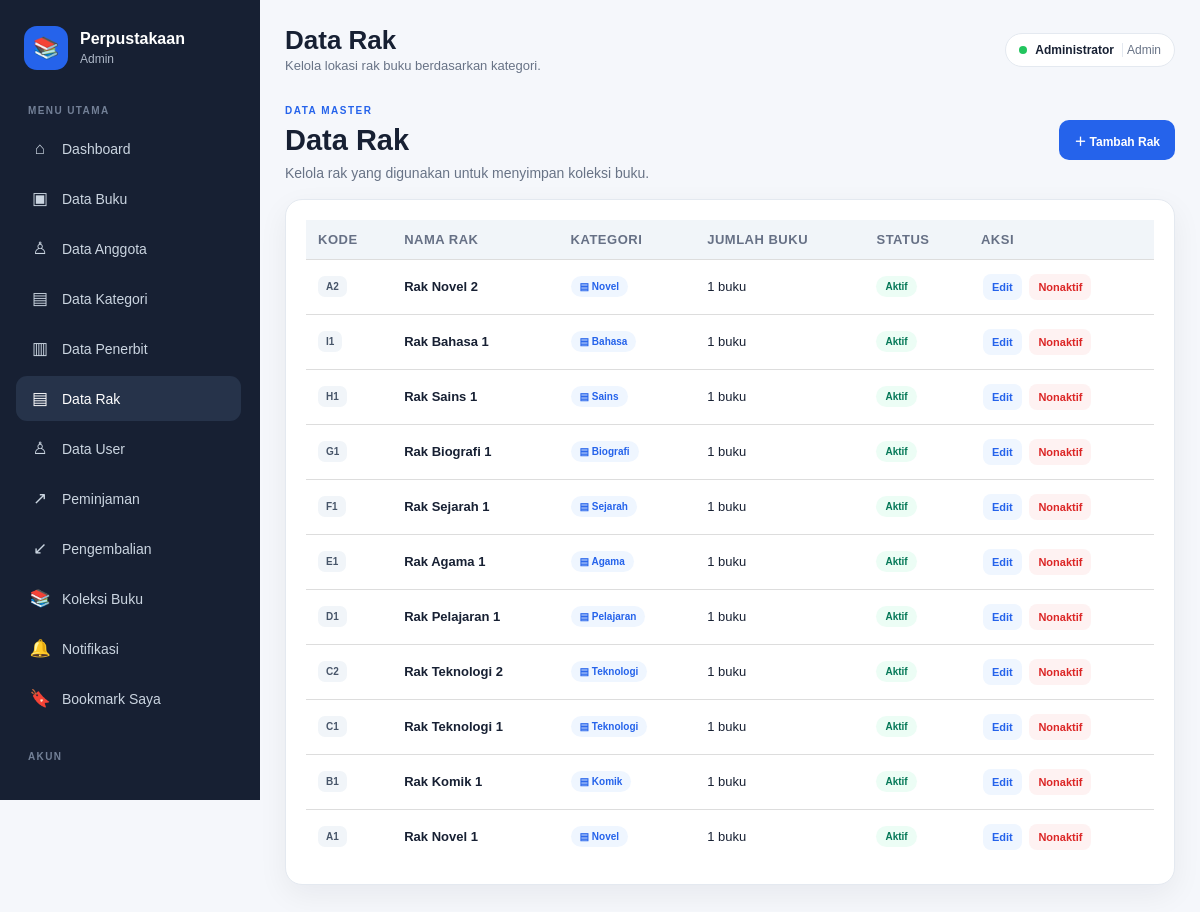
Page /rak/index.php (signed in) on the committed database.
### tables this page shows
CREATE TABLE `rak` (
  `id` int(10) UNSIGNED NOT NULL,
  `kode_rak` varchar(50) NOT NULL,
  `nama_rak` varchar(100) NOT NULL,
  `kategori_id` int(10) UNSIGNED NOT NULL,
  `status_aktif` tinyint(1) NOT NULL DEFAULT 1
);

CREATE TABLE `kategori` (
  `id` int(10) UNSIGNED NOT NULL,
  `kode_kategori` varchar(20) NOT NULL,
  `nama_kategori` varchar(100) NOT NULL
);

### config/app.php (called while the page is built, shortened)
<?php
function url($path = "")
{
  $path = ltrim($path, "/");
  return BASE_URL . ($path !== "" ? "/" . $path : "");
}
if (!function_exists("e")) {
  function e($value)
  {
    return htmlspecialchars((string) $value, ENT_QUOTES, "UTF-8");
  }
}

### rak/index.php (the view, shortened to what this page needs)
<?php
require_once __DIR__ . '/../config/connection.php';
$rows = $conn->query(
    'SELECT r.id, r.kode_rak, r.nama_rak, r.status_aktif,
            k.nama_kategori, COUNT(b.id) AS jumlah_buku
     FROM rak r
     INNER JOIN kategori k ON k.id = r.kategori_id
     LEFT JOIN buku b ON b.id_rak = r.id
     GROUP BY r.id, r.kode_rak, r.nama_rak, r.status_aktif, k.nama_kategori
     ORDER BY r.id DESC'
);
require_once __DIR__ . '/../includes/layout_header.php';
?>
<section class="page-intro">
    <div>
        <span class="page-label">DATA MASTER</span>
        <h1>Data Rak</h1>
        <p>Kelola rak yang digunakan untuk menyimpan koleksi buku.</p>
    </div>
    <a href="<?= e(url('rak/form.php')) ?>" class="btn primary">＋ Tambah Rak</a>
</section>
<section class="panel">
    <div class="table-wrap">
        <table id="rakTable">
            <thead>
                <tr>
                    <th>Kode</th>
                    <th>Nama Rak</th>
                    <th>Kategori</th>
                    <th>Jumlah Buku</th>
                    <th>Status</th>
                    <th>Aksi</th>
                </tr>
            </thead>
            <tbody>
            <?php if ($rows->num_rows): ?>
                <?php while ($row = $rows->fetch_assoc()): ?>
                    <tr>
                        <td data-label="Kode">
                            <span class="book-code"><?= e($row['kode_rak']) ?></span>
                        </td>
                        <td data-label="Nama Rak"><b><?= e($row['nama_rak']) ?></b></td>
                        <td data-label="Kategori">
                            <span class="category-badge">▤ <?= e($row['nama_kategori']) ?></span>
                        </td>
                        <td data-label="Jumlah Buku"><?= (int)$row['jumlah_buku'] ?> buku</td>
                        <td data-label="Status">
                            <?php if ((int)$row['status_aktif'] === 1): ?>
                                <span class="rak-status active">Aktif</span>
                            <?php else: ?>
                                <span class="rak-status inactive">Nonaktif</span>
                            <?php endif; ?>
                        </td>
                        <td data-label="Aksi" class="actions-cell">
                            <a class="action edit" href="<?= e(url('rak/form.php')) ?>?id=<?= (int)$row['id'] ?>">Edit</a>
                            <form method="post" class="inline-form" onsubmit="return confirm('<?= (int)$row['status_aktif'] === 1 ? 'Nonaktifkan' : 'Aktifkan' ?> rak ini?')">
                                <?php if ((int)$row['status_aktif'] === 1): ?>
                                    <button type="submit" class="action delete">Nonaktif</button>
                                <?php else: ?>
                                    <input type="hidden" name="action" value="aktifkan">
                                    <button type="submit" class="action activate">Aktifkan</button>
                                <?php endif; ?>
                            </form>
                        </td>
                    </tr>
                <?php endwhile; ?>
            <?php else: ?>
                <tr><td colspan="6" class="empty">Belum ada rak.</td></tr>
            <?php endif; ?>
            </tbody>
        </table>
    </div>
</section>
<?php require_once __DIR__ . '/../includes/layout_footer.php'; ?>

### assets/css/style.css (style rules this page uses)
* { box-sizing: border-box; margin: 0; padding: 0; }
:root { --nav: #172033; --nav-2: #26334a; --primary: #2563eb; --primary-dark: #1d4ed8; --bg: #f5f7fb; --white: #ffffff; --text: #172033; --muted: #687386; --border: #e4e9f0; --green: #047857; --red: #b91c1c; --orange: #c2410c; --shadow: 0 10px 30px rgba(15, 23, 42, 0.06); --shadow-hover: 0 15px 35px rgba(15, 23, 42, 0.10); --radius: 12px; --radius-lg: 17px; }
html { scroll-behavior: smooth; }
body { font-family: Arial, Helvetica, sans-serif; background: var(--bg); color: var(--text); min-height: 100vh; }
a { color: inherit; }
button, input, select, textarea { font-family: inherit; }
.hero-panel, .panel, .stat-card, .summary-card, .search-hero, .search-results { background: #ffffff; border: 1px solid var(--border); border-radius: var(--radius-lg); box-shadow: var(--shadow); }
.panel { padding: 20px; margin-bottom: 20px; }
.hero-panel h1, .page-intro h1, .search-hero h1 { font-size: 29px; line-height: 1.25; margin: 4px 0 7px; }
.hero-panel p, .page-intro p, .search-hero p { color: var(--muted); font-size: 14px; }
.page-label { display: inline-block; color: var(--primary); font-size: 10px; font-weight: 800; letter-spacing: 1.5px; }
.page-intro { display: flex; align-items: center; justify-content: space-between; gap: 20px; margin-bottom: 18px; }
.btn { display: inline-flex; align-items: center; justify-content: center; min-height: 40px; padding: 9px 14px; border: 1px solid transparent; border-radius: 10px; text-decoration: none; background: #eef2f7; color: #334155; font-weight: 700; font-size: 12px; cursor: pointer; transition: background 0.18s ease, transform 0.18s ease, filter 0.18s ease; }
.btn.primary { background: var(--primary); color: #ffffff; }
.table-wrap, .table-container { width: 100%; overflow-x: auto; -webkit-overflow-scrolling: touch; }
table { width: 100%; border-collapse: collapse; min-width: 760px; background: #ffffff; }
th, td { padding: 13px 12px; border-bottom: 1px solid var(--border); text-align: left; font-size: 12px; vertical-align: middle; }
th { background: #f8fafc; color: #667085; text-transform: uppercase; font-size: 10px; letter-spacing: 0.5px; white-space: nowrap; }
tbody tr:last-child td { border-bottom: 0; }
table th, table td { padding: 12px; border-bottom: 1px solid #ddd; text-align: left; font-size: 13px; }
table th { background: #f1f5f9; font-weight: bold; }
.book-code { display: inline-flex; padding: 5px 8px; border-radius: 7px; background: #f1f5f9; color: #475569; font-size: 10px; font-weight: 800; white-space: nowrap; }
.actions-cell { white-space: nowrap; }
.action { display: inline-flex; padding: 7px 9px; border-radius: 8px; text-decoration: none; font-size: 11px; font-weight: 700; margin: 2px; }
.action.edit { background: #eff6ff; color: var(--primary); }
.action.delete { background: #fef2f2; color: #dc2626; }
.inline-form { display: inline; margin: 0; padding: 0; }
.inline-form .action { border: 0; cursor: pointer; font-family: inherit; }

### rak/index.php (style rules this page uses)
.category-badge { display:inline-flex; align-items:center; gap:5px; padding:5px 9px; border-radius:999px; background:#eff6ff; color:var(--primary); font-size:10px; font-weight:800; }
.rak-status { display:inline-flex; padding:5px 9px; border-radius:999px; font-size:10px; font-weight:800; }
.rak-status.active { background:#ecfdf5; color:var(--green); }

### rows in the picture
rak: kode_rak "A2", nama_rak "Rak Novel 2", kategori.nama_kategori "Novel", jumlah_buku "1", status_aktif "Aktif"
rak: kode_rak "I1", nama_rak "Rak Bahasa 1", kategori.nama_kategori "Bahasa", jumlah_buku "1", status_aktif "Aktif"
rak: kode_rak "H1", nama_rak "Rak Sains 1", kategori.nama_kategori "Sains", jumlah_buku "1", status_aktif "Aktif"
rak: kode_rak "G1", nama_rak "Rak Biografi 1", kategori.nama_kategori "Biografi", jumlah_buku "1", status_aktif "Aktif"
rak: kode_rak "F1", nama_rak "Rak Sejarah 1", kategori.nama_kategori "Sejarah", jumlah_buku "1", status_aktif "Aktif"
rak: kode_rak "E1", nama_rak "Rak Agama 1", kategori.nama_kategori "Agama", jumlah_buku "1", status_aktif "Aktif"
rak: kode_rak "D1", nama_rak "Rak Pelajaran 1", kategori.nama_kategori "Pelajaran", jumlah_buku "1", status_aktif "Aktif"
rak: kode_rak "C2", nama_rak "Rak Teknologi 2", kategori.nama_kategori "Teknologi", jumlah_buku "1", status_aktif "Aktif"
rak: kode_rak "C1", nama_rak "Rak Teknologi 1", kategori.nama_kategori "Teknologi", jumlah_buku "1", status_aktif "Aktif"
rak: kode_rak "B1", nama_rak "Rak Komik 1", kategori.nama_kategori "Komik", jumlah_buku "1", status_aktif "Aktif"
rak: kode_rak "A1", nama_rak "Rak Novel 1", kategori.nama_kategori "Novel", jumlah_buku "1", status_aktif "Aktif"

### other values in the picture
$level ?: 'User' "Admin"
$pageTitle "Data Rak"
$pageDescription "Kelola lokasi rak buku berdasarkan kategori."
$_SESSION['nama'] "Administrator"
$_SESSION['level'] "Admin"
